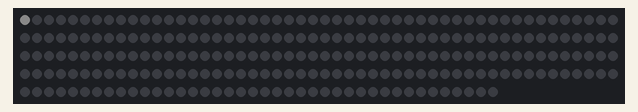
This program was run on a simulated Seeed XIAO ESP32-C3. Shown: 240 RGB LEDs in strip order, left to right, continuing on the next row. Dim RGB values are drawn brighter than linear.

Above: at 0.17 s.
At 1.12 s:
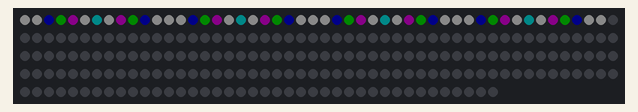
At 2.37 s:
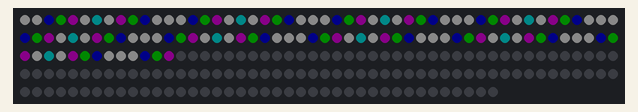
At 3.63 s:
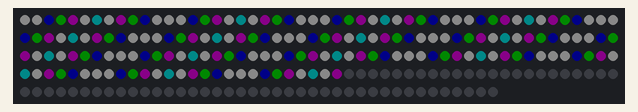
At 4.8 s:
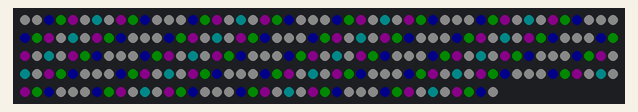

The program:

main.cpp
```cpp
#include <Adafruit_NeoPixel.h>

#include "../include/pinout.h"


#define NB_LEDS 240
#define BRIGHTNESS 10

Adafruit_NeoPixel strip(NB_LEDS, LED_PIN, NEO_GRBW + NEO_KHZ800);


void setup() {
  strip.begin();
  strip.setBrightness(BRIGHTNESS);
  strip.clear();
  strip.show();
}

void loop() {
  for (int i=0; i<NB_LEDS; i++){
    strip.setPixelColor(i, strip.Color(i%4 == 0 ? 255 : 0,
                                       i%3 == 0 ? 255 : 0,
                                       i%2 == 0 ? 255 : 0,
                                       (i%4 != 0 && i%3 != 0 && i%2 != 0) ? 255 : 0));
    strip.show();
    delay(10);
  }
  strip.show();
  delay(1000);
  strip.clear();

  for (int i=0; i<NB_LEDS; i++){
    strip.setPixelColor(i, strip.Color(255, 0, 0, 0));
    if (i!=0) {
      strip.setPixelColor(i - 1, 0, 0, 0, 0);
    }
    strip.show();
    delay(10);
  }
  strip.show();
  delay(1000);
  strip.clear();
}
```

pinout.h
```cpp
#define LED_PIN D0
```

Measured:
- by itself, everything shown: repeats every 11.5 s, in 32 steps
- what the display in image 4 shows lasts 1.0 s, from 4.7 s to 5.7 s
